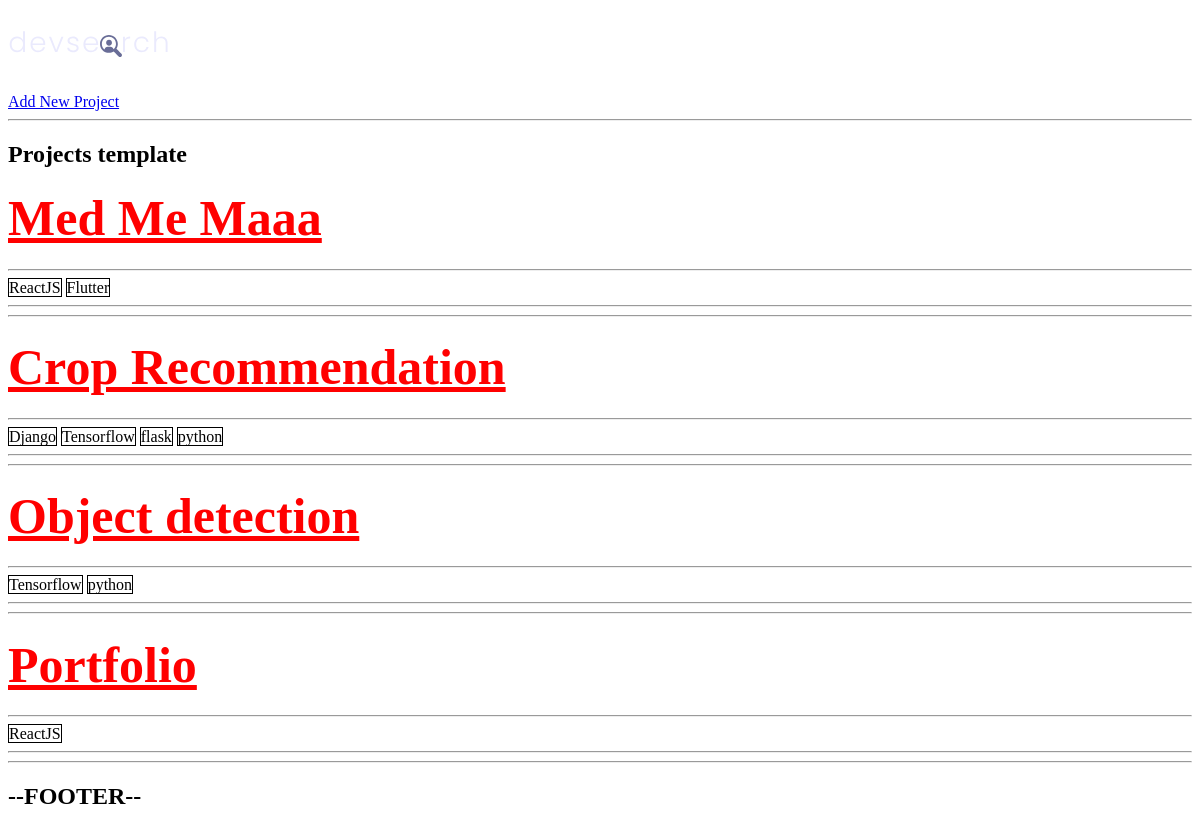
Page /projects/ on the earlier database version.
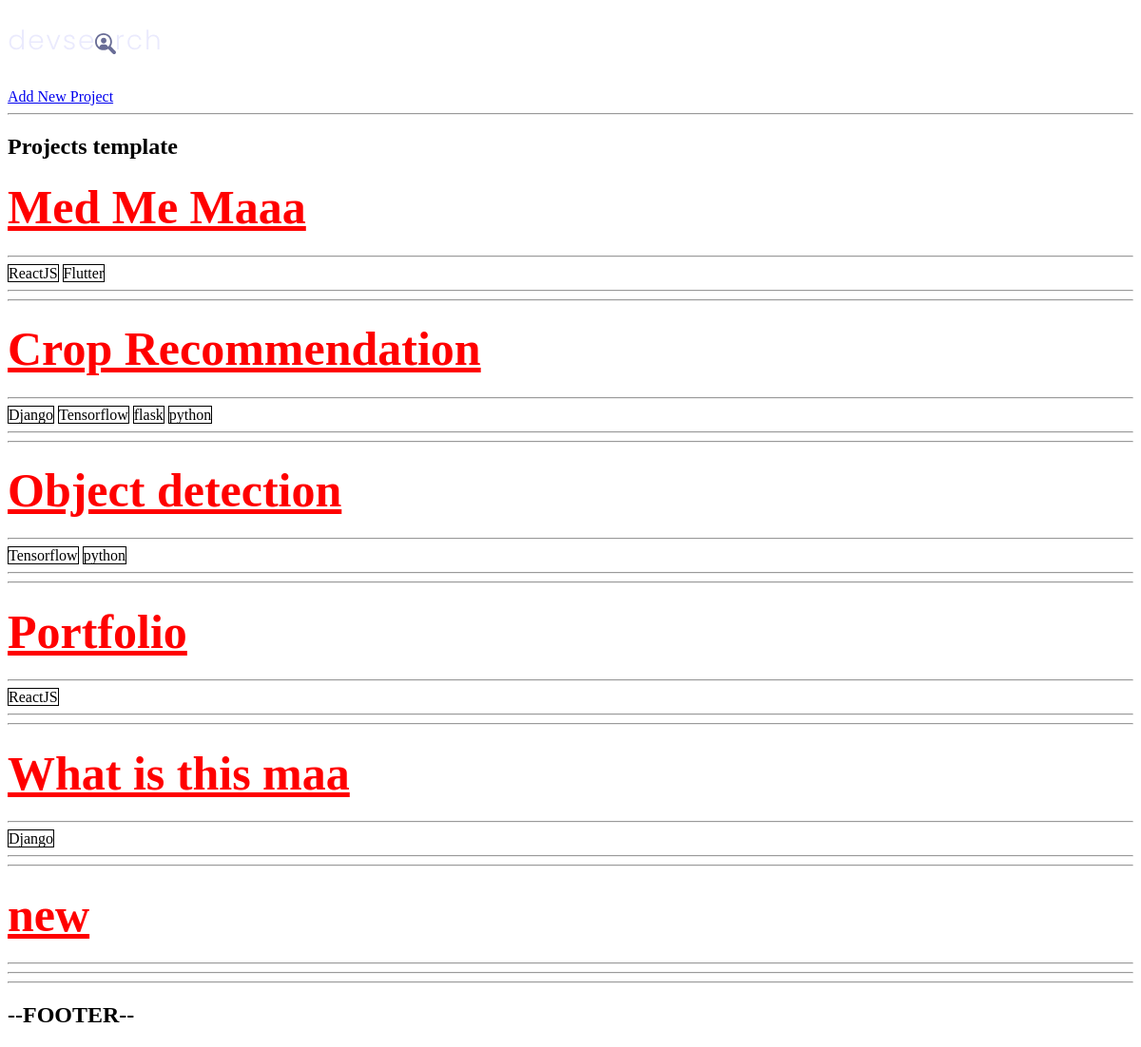
Same page on the later database version.
### projects/models.py (models this page shows, shortened)
class Project(models.Model):
    title = models.CharField(max_length = 200)
    description = models.TextField(null = True, blank = True)
    demo_link = models.CharField(max_length=2000, null =True, blank = True)
    source_link = models.CharField(max_length=2000, null = True, blank = True)
    featured_image = models.ImageField(null = True, blank = True, default = "default.jpg")
    created = models.DateTimeField(auto_now_add=True)
    tags = models.ManyToManyField('Tag', blank = True)
    votes_total = models.IntegerField(default=0, null = True, blank = True)
    votes_ratio = models.IntegerField(default=0, null = True, blank = True)
    id = models.UUIDField(default=uuid.uuid4, unique=True,primary_key=True, editable=False)

class Tag(models.Model):
    name = models.CharField(max_length=200)
    id = models.UUIDField(default=uuid.uuid4, unique = True, primary_key=True, editable=False)
    created = models.DateTimeField(auto_now_add = True)
    def __str__(self):
        return self.name

### projects/views.py (the view)
# urls.py: path('projects/', include('projects.urls')),
def projects(request):
        projects = Project.objects.all()
        return render(request, 'projects/projects.html', {'projects':projects})

### projects/templates/projects/projects.html
{% extends 'main.html' %}
{% block content %}<h2>Projects template</h2>
{% for project in projects %} <h1> <a href="{% url 'project' project.id%}"> {{project.title}}</a></h1><hr> {% for tag in  project.tags.all%} <span style = "border: 1px solid black">{{tag}}</span>{% endfor %} <hr><hr>{% endfor %}
{% endblock content %}

Differences in the rows shown:
added Project: title "What is this maa", Tag (name "Django")
added Project: title "new"
